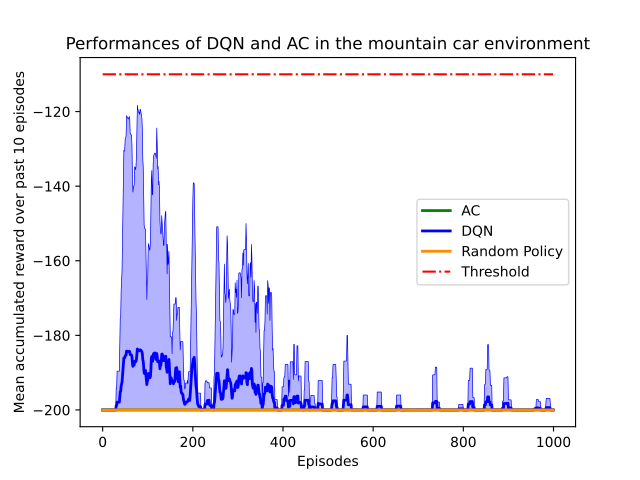

This figure's Python source:
import numpy as np
import matplotlib.pyplot as plt
import os,sys 

cwd = os.getcwd() 
print(cwd)
#load data
episode_reward_result_AC=np.load("Final Code/mountaincar_result/mountaincar_result_AC_AC.npz")['episode_reward_result']
episode_reward_result_DQN=np.load('Final Code/mountaincar_result/mountaincar_result_DQN_DQN_with_targetQ_with_buffer.npz')['episode_reward_result']
episode_reward_result_random=np.load('Final Code/mountaincar_result/pure_random_action.npz')['episode_reward_result']

# print('Pure random policy:'+'\n mean:'+str(episode_reward_result_random.mean())+'\n std:'+str(episode_reward_result_random.std()))


parentdir = os.path.dirname(os.path.dirname(os.path.abspath(__file__))) 
sys.path.insert(0,parentdir)  
import plotting_results
#ploty
fig, axs = plt.subplots(sharey=False, sharex=False)

plotting_results.plot_only_return(result=episode_reward_result_AC,n=10,axs=axs,color='g',label='AC',threshold=195)
episode_reward_result_AC=np.array(episode_reward_result_AC)
print('AC Overall performance:'+str(episode_reward_result_AC.mean())+'+-'+str(episode_reward_result_AC.std()))

plotting_results.plot_only_return(result=episode_reward_result_DQN,n=10,axs=axs,color='b',label='DQN',threshold=195)
episode_reward_result_DQN=np.array(episode_reward_result_DQN)
print('DQN Overall performance:'+str(episode_reward_result_DQN.mean())+'+-'+str(episode_reward_result_DQN.std()))

plotting_results.plot_only_return(result=episode_reward_result_random,n=10,axs=axs,color='darkorange',label='Random Policy')
episode_reward_result_random=np.array(episode_reward_result_random)
print('Random Overall performance:'+str(episode_reward_result_random.mean())+'+-'+str(episode_reward_result_random.std()))



plt.plot(np.ones(1000)*(-110),'-.',color='r',label='Threshold')
axs.set_title('Performances of DQN and AC in the mountain car environment')
axs.set_ylabel('Mean accumulated reward over past 10 episodes')   
axs.legend()
plt.subplots_adjust(hspace=1)
# #save plot
my_path = os.path.dirname(os.path.abspath(__file__))
my_file = os.path.splitext(os.path.basename(__file__))[0]+'.pdf'
plt.savefig(os.path.join(my_path, my_file))
